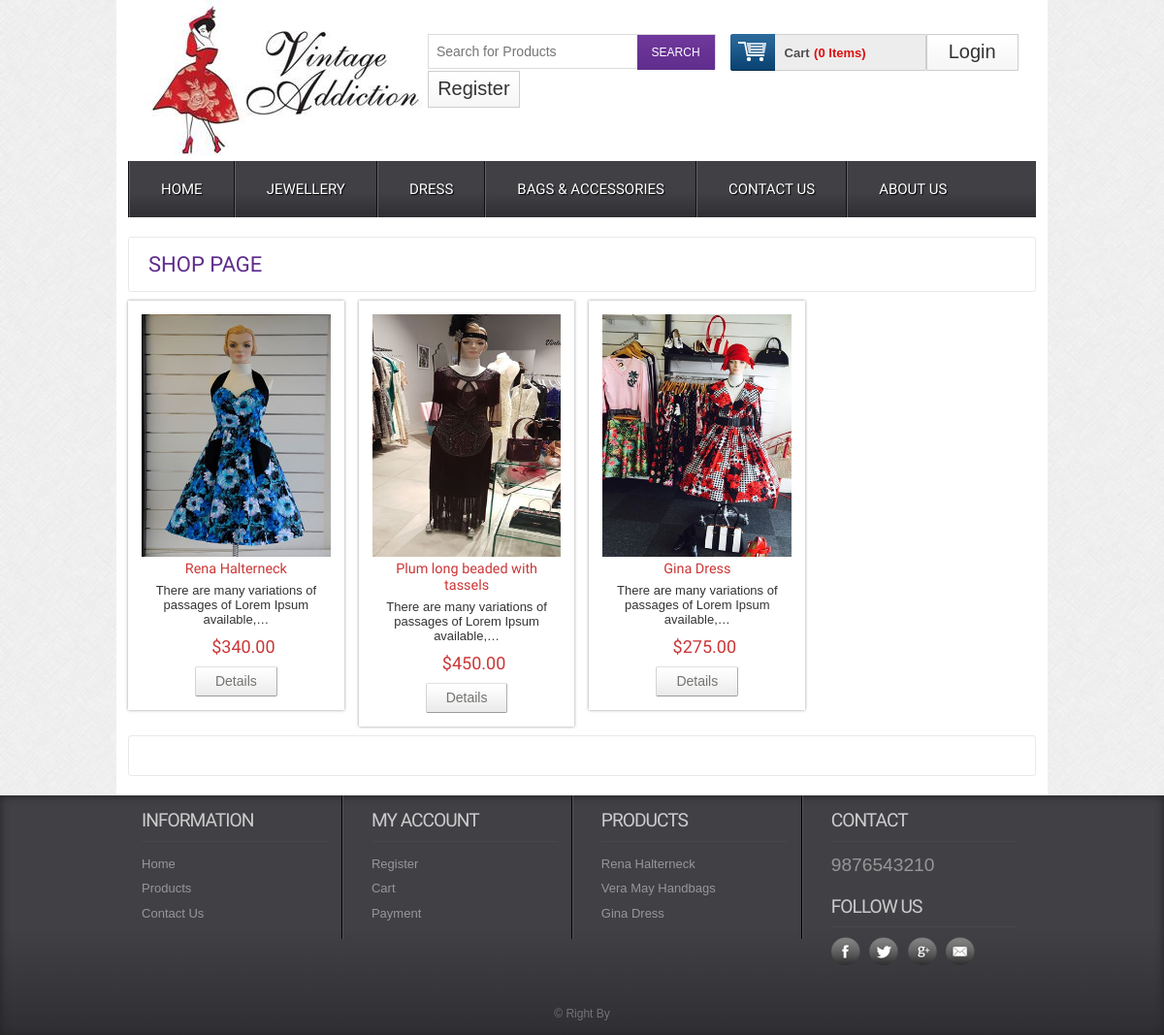
The page /get/category/1 on the database its author committed.
### tables this page shows
CREATE TABLE IF NOT EXISTS `tbl_product` (
`product_id` int(11) NOT NULL,
  `product_title` varchar(255) NOT NULL,
  `product_short_description` text NOT NULL,
  `product_long_description` text NOT NULL,
  `product_image` varchar(255) NOT NULL,
  `product_price` int(11) NOT NULL,
  `product_quantity` int(11) NOT NULL,
  `product_feature` tinyint(4) NOT NULL,
  `product_category` int(11) NOT NULL,
  `product_brand` int(11) NOT NULL,
  `product_author` int(11) NOT NULL,
  `product_view` int(11) NOT NULL DEFAULT '0',
  `published_date` timestamp NOT NULL DEFAULT CURRENT_TIMESTAMP,
  `publication_status` tinyint(4) NOT NULL
);

### application/controllers/Web.php (called while the page is built, shortened)
<?php
class Web extends CI_Controller {
    public function category_post($id) {
        $data = array();
        $data['get_all_product'] = $this->web_model->get_all_product_by_cat($id);
        $this->load->view('web/inc/header');
        $this->load->view('web/pages/product', $data);
        $this->load->view('web/inc/footer');
    }
}

### index.php (called while the page is built, shortened)
<?php
require_once BASEPATH.'core/CodeIgniter.php';

### application/models/Web_Model.php (called while the page is built, shortened)
<?php
class Web_Model extends CI_Model {
    public function get_all_product_by_cat($id) {
        $this->db->select('*');
        $this->db->from('tbl_product');
        $this->db->join('tbl_category', 'tbl_category.id=tbl_product.product_category');
        $this->db->join('tbl_brand', 'tbl_brand.brand_id=tbl_product.product_brand');
        $this->db->order_by('tbl_product.product_id', 'DESC');
        $this->db->where('tbl_product.publication_status', 1);
        $this->db->where('tbl_category.id', $id);
        $info = $this->db->get();
        return $info->result();
    }
}

### application/views/web/pages/product.php (the view, shortened to what this page needs)
<div class="main">
    <div class="content">
        <div class="content_top">
            <div class="heading">
                <h3>Shop Page</h3>
            </div>
        </div>
        <?php
        $arr_chunk_product = array_chunk($get_all_product, 4);
        foreach ($arr_chunk_product as $chunk_products) {
            ?>
            <div class="section group">
                <?php foreach ($chunk_products as $single_products) { ?>
                    <div class="grid_1_of_4 images_1_of_4">
                        <a href="<?php echo base_url('single/'.$single_products->product_id);?>"><img style="width:250px;height:250px" src="<?php echo base_url('uploads/'.$single_products->product_image)?>" alt="" /></a>
                        <h2><?php echo $single_products->product_title ?></h2>
                        <p><?php echo word_limiter($single_products->product_short_description, 10) ?></p>
                        <p><span class="price">$<?php echo $this->cart->format_number($single_products->product_price) ?></span></p>
                        <div class="button"><span><a href="<?php echo base_url('single/'.$single_products->product_id);?>" class="details">Details</a></span></div>
                    </div>
                    <?php
                }
                ?>
            </div>
            <?php
        }
        ?>
        <div class="content_pagi">
        </div>
    </div>
</div>

### assets/web/css/style.css (style rules this page uses)
html,body,div,span,applet,object,iframe,h1,h2,h3,h4,h5,h6,p,blockquote,pre,a,abbr,acronym,address,big,cite,code,del,dfn,em,img,ins,kbd,q,s,samp,small,strike,strong,sub,sup,tt,var,b,u,i,dl,dt,dd,ol,nav ul,nav li,fieldset,form,label,legend,table,caption,tbody,tfoot,thead,tr,th,td,article,aside,canvas,details,embed,figure,figcaption,footer,header,hgroup,menu,nav,output,ruby,section,summary,time,mark,audio,video { margin:0;padding:0;border:0;font-size:100%;font:inherit;vertical-align:baseline; }
a { text-decoration:none; }
img { max-width:100%; }
body { font-family:Arial, Helvetica, sans-serif; background:url(../images/body_bg3.jpg); }
.section { clear: both; padding: 0px; margin: 0px; }
.group:before, .group:after { content:""; display:table; }
.group:after { clear:both; }
.group { zoom:1; }
.content { padding:20px 0; background:#FFF; }
.content h2 { font-size:23px; color:#6C6C6C; font-family: 'Monda', sans-serif; }
.content_top { padding:15px 20px; border:1px solid #EBE8E8; border-radius:3px; }
.heading { float:left; margin-right:10%; }
.heading h3 { font-family: 'Monda', sans-serif; font-size:22px; color:#602D8D; text-transform:uppercase; }
.grid_1_of_4 { display: block; float:left; margin: 1% 0 1% 1.6%; box-shadow: 0px 0px 3px rgb(150, 150, 150); }
.grid_1_of_4:first-child { margin-left: 0; }
.images_1_of_4 { width: 20.8%; padding:1.5%; text-align:center; position:relative; }
.images_1_of_4 img { max-width:100%; }
.images_1_of_4 h2 { color: #CC3636; font-family: 'Monda', sans-serif; font-size:0.9em; font-weight : normal; }
.images_1_of_4 p { font-size:0.8125em; padding:0.4em 0; color: #333; }
.images_1_of_4 p span.price { font-size:18px; font-family: 'Monda', sans-serif; color: #CC3636; margin-left:15px; }
.images_1_of_4 .button { float: left; line-height: 1.9em; margin-top: 0.3em; width: 100%; }
.images_1_of_4 .button a { padding:7px 20px; font-size:0.8em; }
.images_1_of_4 .button a { font-family: "Trebuchet MS",Arial,Helvetica,sans-serif; font-size: 14px; line-height: 15px; text-transform: none; color: #737370; text-decoration: none!important; background: url(../images/button-bg.png) repeat-x 0 0 #E8E8E8; display: inline-block; border-left: 1px solid #D4D4D4!important; border-right: 1px solid #ADADAD!important; border-top: 1px solid #E0E0E0!important; border-bottom: 1px solid #9C9C9C!important; cursor: pointer!important; margin: 0 2px; border-radius: 2px; -moz-border-radius: 2px; -webkit-border-radius: 2px; -webkit-transition: all 0.5s ease; -moz-transition: all 0.5s ease; -o-transition: all 0.5s ease; transition: all 0.5s ease; }

### application/views/web/pages/product.php (style rules this page uses)
.content_pagi { padding:20px;border: 1px solid #EBE8E8;border-radius: 3px; }

### rows shown on the page
tbl_product: product_image (picture), product_title "Rena Halterneck", product_short_description "There are many variations of passages of Lorem Ipsum available,…", product_price "340.00"
tbl_product: product_image (picture), product_title "Plum long beaded with tassels", product_short_description "There are many variations of passages of Lorem Ipsum available,…", product_price "450.00"
tbl_product: product_image (picture), product_title "Gina Dress", product_short_description "There are many variations of passages of Lorem Ipsum available,…", product_price "275.00"

### other values the page prints
$this->cart->total_items() "0"
$result->$para "9876543210 © Right By"
